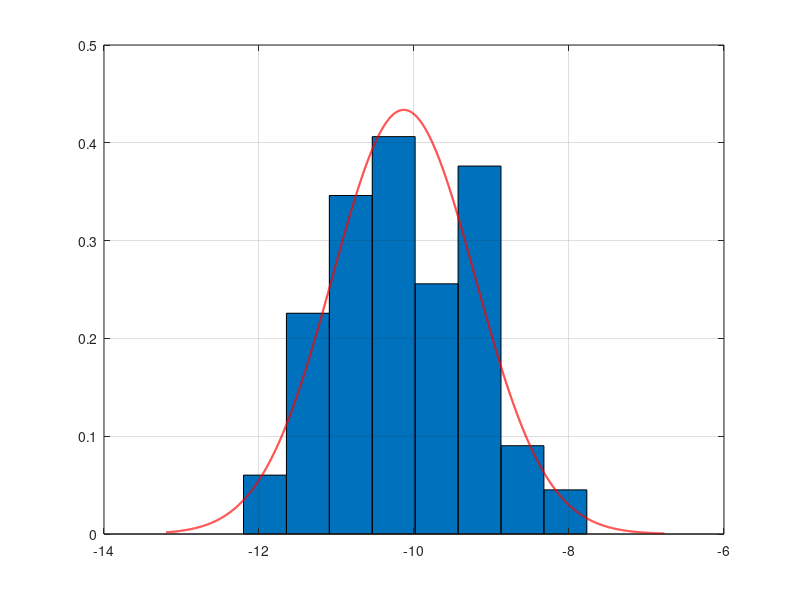
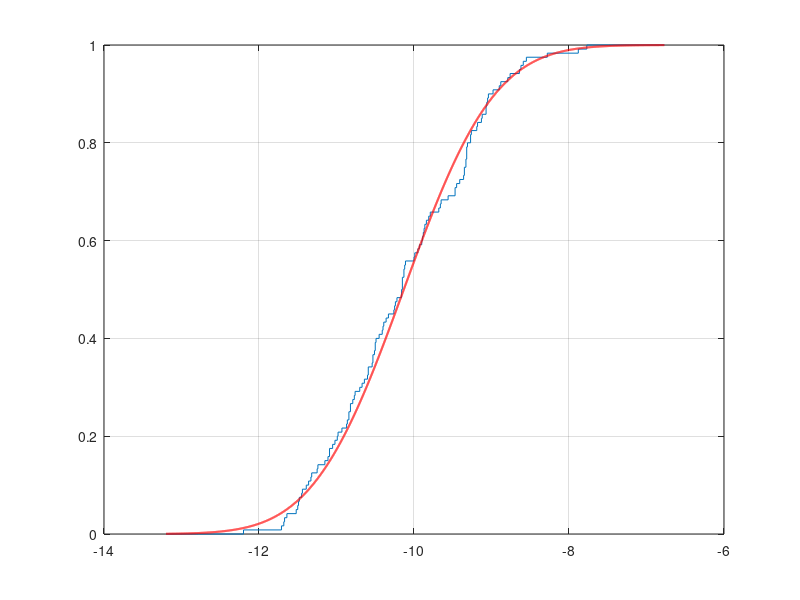

Reproduce these figures in MATLAB, in order.
function lab_01()
    X = csvread('data_test.csv');
    
    X = sort(X);
    n = length(X);
    
    fprintf("\nn = %g\n", n); 
    
    fprintf("\nВыполнение заданий.\n\n");
    
    % Задание 1
    fprintf("\n1) Вычислить максимальное и минимальное значение:\n", n);
    
    % Минимальное значение
    minX = min(X);
    fprintf("\nМинимальное значение  = %.4f", minX);
    
    % Максимальное значение
    maxX = max(X);
    fprintf("\nМаксимальное значение = %.4f\n", maxX);
    
    
    % Задание 2
    fprintf("\n2) Вычислить размах R:\n", n);
    
    % Размах R
    R = maxX - minX;
    fprintf("\nR = %.4f\n", R);
    
    
    % Задание 3
    fprintf("\n3) Вычислить оценки математического ожидания и дисперсии:\n", n);
    % Выборочное среднее
    mu = sum(X) / n;
    fprintf("\nВыборочное среднее (оценка мат ожидания) = %.4f\n", mu);
    
    % Исправленная выборочная дисперсия
    s_quad = sum((X - mu) .^2) / (n - 1);
    fprintf("Исправленная выборочная дисперсия (оценка дисперсии) = %.4f\n", s_quad);
    
    
    % Задание 4
    fprintf("\n4) Группировка значений выборки в m = [log2 n] + 2 интервала:\n\n", n);
    
    % Вычисление m = [log2 n] + 2 промежутков
    m = floor(log2(n)) + 2;
    fprintf("Интервалов m = %3d\n\n", m);
    
    % Ширина интервала
    delta = (X(n) - X(1)) / m;
    
    % Поиск интервалов
    % Интервалы хранятся в виде матрицы m на 2
    intervals = zeros(m, 3);
    
    % Вычисление границ интервалов
    for ind = 1 : m - 1
        intervals(ind, 1) = X(1) + (ind - 1) * delta; 
        intervals(ind, 2) = X(1) + ind * delta;
    endfor
    
    % Вычисление границ интервалов для m
    intervals(m, 1) = X(1) + (m - 1) * delta; 
    intervals(m, 2) = X(n);
    
    % Вычисление кол-ва значений в интервалах
    indX = 1;
    indIntervals = 1;
    
    %% Задаются текущие границы интервала
    leftBorder = intervals(indIntervals, 1);
    rightBorder = intervals(indIntervals, 2);
    
    %% Цикл по всем элементам выборки
    while indX <= n
        
        %% Если элемент попал в границы, то инкремент для данного интервала
        if X(indX) >= leftBorder && X(indX) < rightBorder
            intervals(indIntervals, 3) = intervals(indIntervals, 3) + 1;
        %% Если элемент не попал в интервал
        else
            %% Элемент, не попавший в предыдущий интервал, должен быть
            %% обработан для следующего интервала
            indX -= 1;
            
            %% Для крайнего элемента выборки, который должен попасть в текущий интервал
            if indIntervals + 1 > m
                intervals(indIntervals, 3) = intervals(indIntervals, 3) + 1;
                break;
            endif
            
            %% Следующий интервал
            indIntervals = indIntervals + 1;
            
            %% Обновление границ текущего интервала
            leftBorder = rightBorder;
            rightBorder = intervals(indIntervals, 2);
            
        endif
        
        %% Следующий элемент выборки
        indX = indX + 1;
    endwhile
    
   % Вывести полученные интервалы
    for i = 1 : m
        if i == m
            fprintf("%3d. [ %3.4f ; %3.4f] : Элементов: %3d\n", i, 
                                                                intervals(i, 1), 
                                                                intervals(i, 2), 
                                                                intervals(i, 3));
        else
            fprintf("%3d. [ %3.4f ; %3.4f) : Элементов: %3d\n", i, 
                                                                intervals(i, 1), 
                                                                intervals(i, 2), 
                                                                intervals(i, 3));
        endif
    endfor
    
    
    % Задание 5
    fprintf("\n5) Построить гистограмму и график функции плотности \
             \n распределния вероятностей нормальной случайной величины с \
             \n математическим ожиданием mu и s_quad\n\n");   
            
    fprintf("Результат в отдельном окне\n");
    
    
    % Построение гистограммы
    
    gistData = zeros(m, 2);
    
    % Середины интервалов
    for ind = 1 : m
        gistData(ind, 1) = (intervals(ind, 1) + intervals(ind, 2)) / 2;
    endfor
    
    % Значения столбцов
    % k = ni / (n * delta)
    for ind = 1 : m
        gistData(ind, 2) = intervals(ind, 3) / (n * delta);
    endfor
    
    % График функции плотности распределения
    
    % Набор значений по X
    % начало:шаг:конец
    xGraph = (minX - 1):1e-3:(maxX + 1);
    
    sigma = sqrt(s_quad);
    % Значения функции плотности распределения
    % normpdf - функция плотности нормального распределения
    fNormal = normpdf(xGraph, mu, sigma);
    
    % Отрисовка графиков
    %% Отрисовка гистограммы
    bar(gistData(:, 1), gistData(:, 2), 1);
    
    %% Чтобы следующий график не стер предыдущий
    hold on;
    
    %% Отрисовка графика плоности нормального распределения 
    plot(xGraph, fNormal, 'r', 'LineWidth', 1.5);
    %% Сетка
    grid;
    
    
    % Задание 6
    fprintf("\n6) Построить график эмпирической функции распределения и\
             \n функции распределения нормальной случайной величины с \
             \n математическим ожиданием mu и s_quad\n\n");   
            
    fprintf("Результат в отдельном окне\n");
    
    % Набор значений для эмпирической функции распределния
    tSet = zeros(1, n + 2);
    
    
    tSet(1) = X(1) - 1;
    
    for ind = 2 : n + 1
        tSet(ind) = X(ind - 1);
    endfor
    
    tSet(n + 2) = X(n) + 1;
    
    % Значения эмпирической функции распреления
    nEmperic = length(tSet);
    Femperic = zeros(nEmperic, 1);
    
    for i = 1 : nEmperic
        cnt = 0;
        
        for j = 1: n
            % x(j - 1) < t <= x(j)
            if X(j) <= tSet(i)
                cnt = cnt + 1;
            endif
        endfor
        
        Femperic(i) = cnt / n;
    endfor
    
    
    % Набор значений по X
    % начало:шаг:конец
    xGraph = (minX - 1):1e-3:(maxX + 1);
    
    sigma = sqrt(s_quad);
    % Значения функции распределения
    % normpdf - функция нормального распределения
    Fnormal = normcdf(xGraph, mu, sigma);
    
    
    % Отрисовка графиков 
    %% Чтобы графики были в отдельном окне
    figure();
    %% Отрисовка эмпирической функции распределения
    stairs(tSet, Femperic);
    
    %% Чтобы следующий график не стер предыдущий
    hold on;
    
    %% Отрисовка графика нормального распределения 
    plot(xGraph, Fnormal, 'r', 'LineWidth', 1.5);
    %% Сетка
    grid;
endfunction
